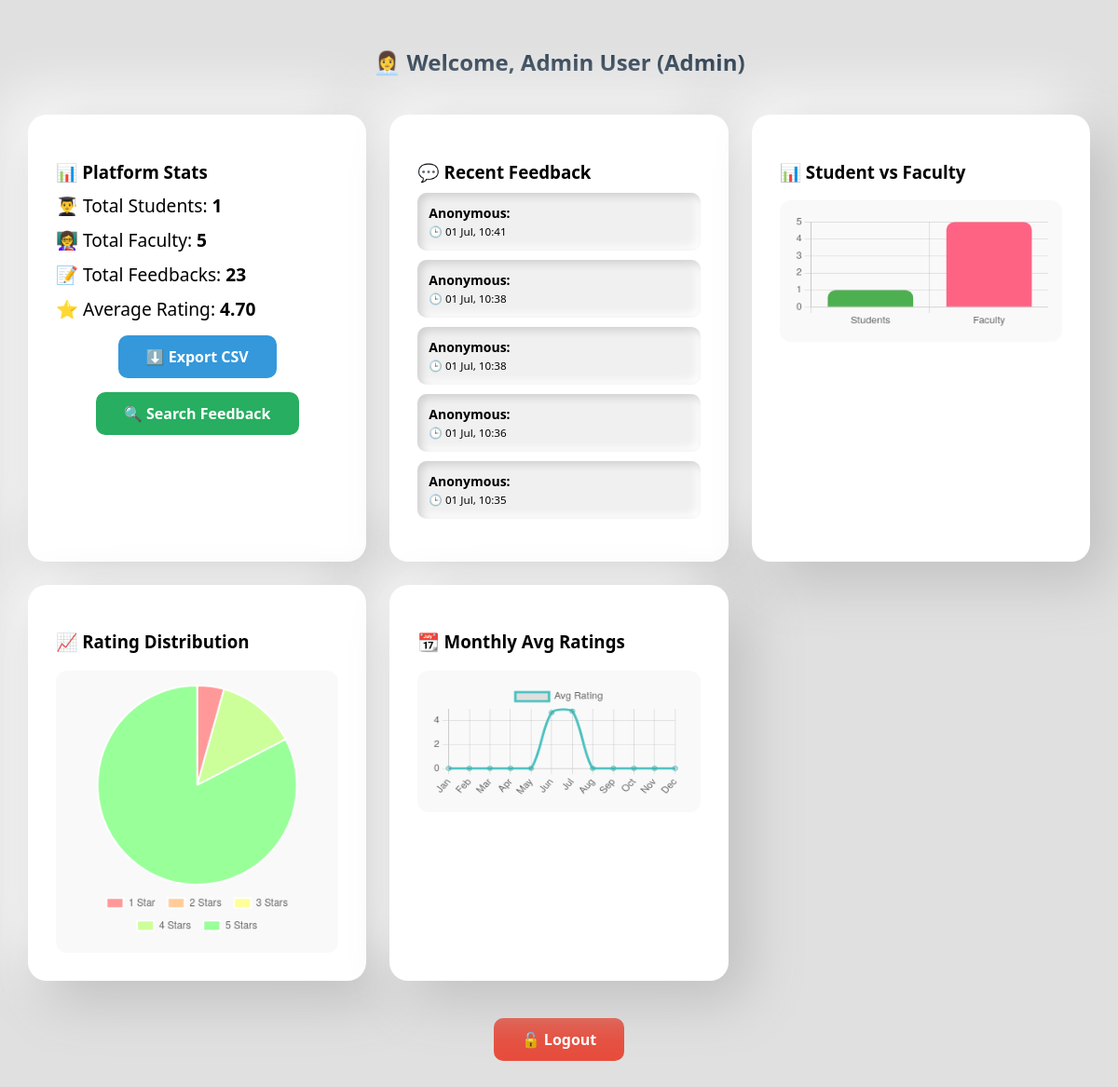
Screenshot of /admin/dashboard.php (signed in) with the database file from the repository.
### tables this page shows
CREATE TABLE `feedback` (
  `id` int NOT NULL,
  `student_id` int DEFAULT NULL,
  `faculty_id` int DEFAULT NULL,
  `rating` int DEFAULT NULL,
  `comments` text,
  `submitted_at` datetime DEFAULT CURRENT_TIMESTAMP,
  `subject_id` int DEFAULT NULL,
  `feedback` text,
  `comment` text
);

### admin/dashboard.php (the view, shortened to what this page needs)
<?php
include '../config/db.php';
$admin = $_SESSION['user'];
$totalStudents = $conn->query("SELECT COUNT(*) FROM students")->fetch_row()[0];
$totalFaculty  = $conn->query("SELECT COUNT(*) FROM faculty")->fetch_row()[0];
$totalFeedback = $conn->query("SELECT COUNT(*) FROM feedback")->fetch_row()[0];
$avgRating     = $conn->query("SELECT ROUND(AVG(rating), 2) FROM feedback")->fetch_row()[0];
$ratingCounts = [];
for ($i = 1; $i <= 5; $i++) {
    $count = $conn->query("SELECT COUNT(*) FROM feedback WHERE rating = $i")->fetch_row()[0];
    $ratingCounts[] = $count;
}
$months = [];
$monthlyAvgRatings = [];
for ($m = 1; $m <= 12; $m++) {
    $monthLabel = date("M", mktime(0, 0, 0, $m, 1));
    $months[] = $monthLabel;
    $avg = $conn->query("SELECT ROUND(AVG(rating), 2) FROM feedback WHERE MONTH(submitted_at) = $m")->fetch_row()[0] ?? 0;
    $monthlyAvgRatings[] = $avg ?: 0;
}
$commentsQuery = $conn->query("SELECT comment, submitted_at FROM feedback ORDER BY submitted_at DESC LIMIT 5");
$comments = $commentsQuery->fetch_all(MYSQLI_ASSOC);
?>
<!DOCTYPE html>
<html lang="en">
<head>
</head>
<body>
    <h2>👩‍💼 Welcome, <?= htmlspecialchars($admin['username']) ?> (Admin)</h2>
    <div class="dashboard">
        <div class="card">
            <h3>📊 Platform Stats</h3>
            <p class="stat">👨‍🎓 Total Students: <strong><?= $totalStudents ?></strong></p>
            <p class="stat">👩‍🏫 Total Faculty: <strong><?= $totalFaculty ?></strong></p>
            <p class="stat">📝 Total Feedbacks: <strong><?= $totalFeedback ?></strong></p>
            <p class="stat">⭐ Average Rating: <strong><?= $avgRating ?></strong></p>
            <a href="export_feedback.php" class="logout-btn" style="margin-top: 15px; background:#3498db">⬇️ Export CSV</a>
            <a href="search_feedback.php" class="logout-btn" style="margin-top: 15px; background:#27ae60">🔍 Search Feedback</a>
        </div>
        <div class="card">
            <h3>💬 Recent Feedback</h3>
            <ul class="comments">
    <?php foreach ($comments as $c): ?>
        <li>
            <strong>Anonymous:</strong> <?= htmlspecialchars($c['comment']) ?><br>
            <small>🕒 <?= date("d M, H:i", strtotime($c['submitted_at'])) ?></small>
        </li>
    <?php endforeach; ?>
</ul>
        </div>
        <div class="chart-container">
            <h3>📊 Student vs Faculty</h3>
            <canvas id="userChart"></canvas>
        </div>
        <div class="chart-container">
            <h3>📈 Rating Distribution</h3>
            <canvas id="ratingPieChart"></canvas>
        </div>
        <div class="chart-container">
            <h3>📆 Monthly Avg Ratings</h3>
            <canvas id="lineChart"></canvas>
        </div>
    </div>
    <a href="../logout.php" class="logout-btn">🔓 Logout</a>
    <script>
        new Chart(document.getElementById('userChart'), {
            type: 'bar',
            data: {
                labels: ['Students', 'Faculty'],
                datasets: [{
                    label: 'Count',
                    data: [<?= $totalStudents ?>, <?= $totalFaculty ?>],
                    backgroundColor: ['#4CAF50', '#FF6384'],
                    borderRadius: 10
                }]
            },
            options: {
                plugins: { legend: { display: false } },
                scales: { y: { beginAtZero: true } }
            }
        });
        new Chart(document.getElementById('ratingPieChart'), {
            type: 'pie',
            data: {
                labels: ['1 Star', '2 Stars', '3 Stars', '4 Stars', '5 Stars'],
                datasets: [{
                    data: <?= json_encode($ratingCounts) ?>,
                    backgroundColor: ['#FF9999', '#FFCC99', '#FFFF99', '#CCFF99', '#99FF99']
                }]
            },
            options: {
                responsive: true,
                plugins: {
                    legend: { position: 'bottom', labels: { boxWidth: 20, padding: 15 } }
                }
            }
        });
        new Chart(document.getElementById('lineChart'), {
            type: 'line',
            data: {
                labels: <?= json_encode($months) ?>,
                datasets: [{
                    label: 'Avg Rating',
                    data: <?= json_encode($monthlyAvgRatings) ?>,
                    borderColor: 'rgba(75, 192, 192, 1)',
                    fill: false,
                    tension: 0.3
                }]
            },
            options: {
                scales: {
                    y: {
                        beginAtZero: true,
                        suggestedMax: 5
                    }
                }
            }
        });
    </script>
</body>
</html>

### admin/dashboard.php (style rules this page uses)
body { margin: 0; font-family: 'Segoe UI', sans-serif; background: #e0e0e0; padding: 30px; }
h2 { text-align: center; color: #2c3e50; }
.dashboard { max-width: 1300px; margin: auto; display: grid; grid-template-columns: repeat(auto-fit, minmax(350px, 1fr)); gap: 25px; margin-top: 40px; }
.card, .chart-container { background: #ffffff; border-radius: 20px; padding: 30px; box-shadow: 20px 20px 60px #bebebe, -20px -20px 60px #ffffff; }
.card h3 { margin-bottom: 10px; }
.stat { font-size: 1.2rem; margin: 10px 0; }
.logout-btn { display: block; margin: 40px auto 0; padding: 12px 30px; background-color: #e74c3c; color: #fff; border-radius: 10px; text-decoration: none; font-weight: bold; transition: 0.3s ease; text-align: center; width: max-content; }
.comments { list-style: none; padding: 0; margin-top: 10px; }
.comments li { background: #f0f0f0; padding: 12px; border-radius: 10px; margin-bottom: 10px; box-shadow: inset 4px 4px 8px #d0d0d0, inset -4px -4px 8px #ffffff; font-size: 14px; }
canvas { margin-top: 15px; background: #f9f9f9; border-radius: 12px; padding: 15px; }

### rows the page displays
feedback: submitted_at "01 Jul, 10:41"
feedback: submitted_at "01 Jul, 10:38"
feedback: submitted_at "01 Jul, 10:38"
feedback: submitted_at "01 Jul, 10:36"
feedback: submitted_at "01 Jul, 10:35"

### other values shown
$admin['username'] "Admin User"
$totalStudents "1"
$totalFaculty "5"
$totalFeedback "23"
$avgRating "4.70"
chart data {{ $totalStudents }} 1
chart data {{ $totalFaculty }} 5
chart data {{ json_encode($ratingCounts) }} ["1","0","0","3","19"]
chart data {{ json_encode($months) }} ["Jan","Feb","Mar","Apr","May","Jun","Jul","Aug","Sep","Oct","Nov","Dec"]
